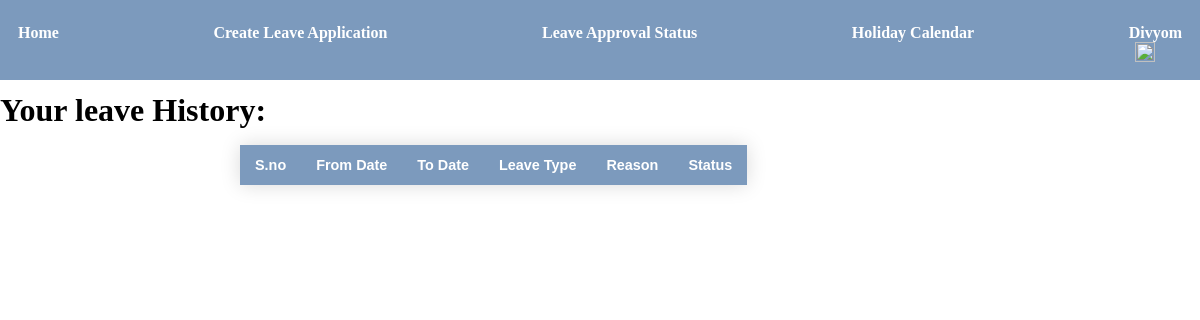
Before: /accounts/leavestatus/ (signed in) with the older database file.
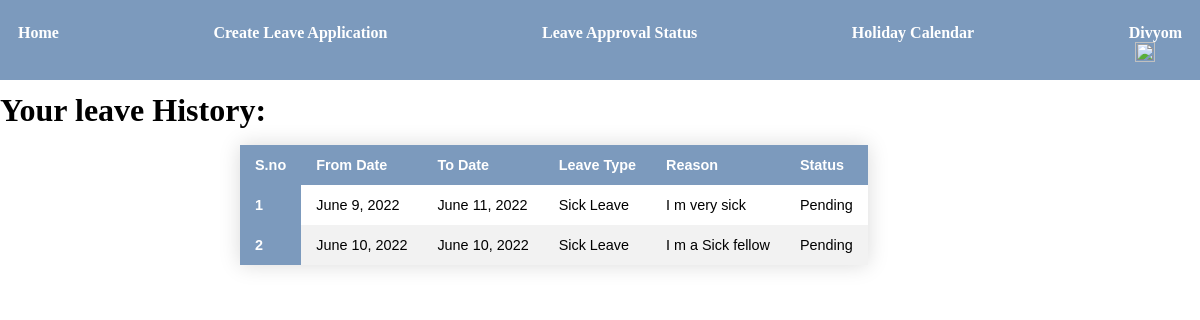
After: the same page with the newer database file.
### accounts/models.py (models this page shows, shortened)
class LeaveApp(models.Model):
    fdate = models.DateField()
    tdate=models.DateField()
    type_of_leave=models.CharField(max_length=20 ,choices =types_of_leaves, default = "" )
    reason = models.CharField(max_length=500)
    authuser = models.ForeignKey(User, on_delete=models.CASCADE,default = '', null =True)

### accounts/views.py (the view)
# urls.py: path('leavestatus/', views.leave_status, name='leavestatus'),
@login_required
def leave_status(request):
    leavedata=LeaveApp.objects.filter(authuser=request.user)
    params = {'leavedata':leavedata}
    return render(request, 'accounts/leavestatus.html', params)

### accounts/templates/accounts/leavestatus.html (shortened to what this page needs)
{% extends 'accounts/base.html' %}
  {% load static %}
{% block body %}
<h1> Your leave History:</h1>
<table id="customers">
    <thead>
      <tr>
        <th scope="col">S.no</th>
        <th scope="col">From Date</th>
        <th scope="col">To Date</th>
        <th scope="col">Leave Type</th>
        <th scope="col">Reason</th>
        <th scope="col">Status</th>
      </tr>
    </thead>
    <tbody>
      {% for i in leavedata|slice:"::-1" %}
      <tr>
        <th scope="row">{{ forloop.counter }}</th>
        <td>{{i.fdate}}</td>
        <td>{{i.tdate}}</td>
        <td>{{i.type_of_leave}}</td>
        <td>{{i.reason}}</td>
        <td>Pending</td>
      </tr>
      {% endfor %}
    </tbody>
  </table>
</div>
{% endblock %}

### accounts/templates/accounts/base.html (shortened to what this page needs)
{% load static %}
<!DOCTYPE html>
<html lang="en">
<head>
    <link rel="stylesheet" type="text/css", href={% static "css/leavestyle.css"%}>
</head>
<body>
    <div class="leave-portal-container">
        <div class="nav-bar">
            <div class="leave-menu-bar">
                <a href="index.html" id="home-page">Home</a>
                <a href="/accounts/dashboard/" id="linkCreateLeaveApplication">Create Leave Application</a>
                <a href="/accounts/leavestatus/" id="linkApprovalStatus">Leave Approval Status</a>
                <a href="/accounts/calender/" id="linkHolidayCalendar">Holiday Calendar</a>
                <div id="log-out"> <a href="/accounts/logout/">{{request.user|capfirst}}</a> </div>
            </div>
            <div class="log-out-icon"><a href="/login/logout/"><img src={% static "image/PngItem_2523180.png" %} type="image/png" alt=""></a>  </div>
        {% block body %} {% endblock %}
    </body>
    </html>

### accounts/static/css/leavestyle.css (style rules this page uses)
* { margin: 0; padding: 0; }
.leave-portal-container { width: 100vw; height: 100vh; }
.leave-portal-container .nav-bar { height: 10vh; background-color: rgb(124, 154, 189); color:white; }
.leave-portal-container a { color: white; text-decoration: none; font-weight: bold; }
.leave-portal-container .leave-menu-bar { display: flex; justify-content: space-between; width: 97%; display: flex; justify-content: space-between; padding-top:3vh; margin: auto; }
.log-out-icon img { width: 20px; height: 20px; float: right; margin-right: 45px; color: white; }
#customers { border-collapse: collapse; margin: 25px 0; font-size: 0.9em; font-family: sans-serif; min-width: 400px; box-shadow: 0 0 20px rgba(0, 0, 0, 0.15); color: black; position: absolute; top: 15%; left:20%; }
#customers td, #customers th { padding: 12px 15px; }
#customers tr:nth-child(even) { background-color: #f2f2f2; }
#customers th { padding-top: 12px; padding-bottom: 12px; text-align: left; background-color: rgb(124, 154, 189); color: white; }
h1 { color:black; margin-top: 50px; }

Changed rows visible on the page:
added LeaveApp: fdate "June 9, 2022", tdate "June 11, 2022", type_of_leave "Sick Leave", reason "I m very sick"
added LeaveApp: fdate "June 10, 2022", tdate "June 10, 2022", type_of_leave "Sick Leave", reason "I m a Sick fellow"
